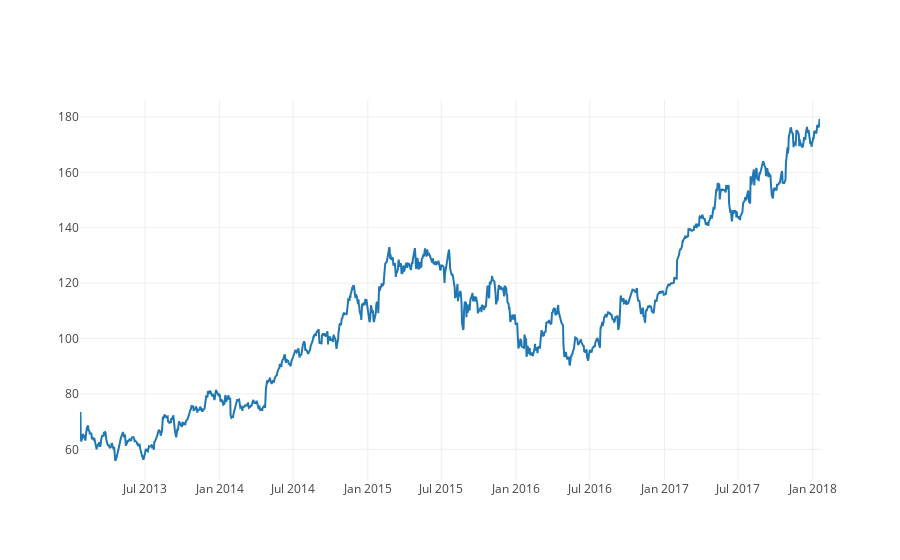

The notebook cell saved with this chart:
### Markdown cell above
##### Plotting timeseries plot for date and closing value

### Code cell
trace_close = go.Scatter(x = stock_data.Date,
                         y = stock_data.Close,
                         name = 'Stock Close')

data = [trace_close]

offline.iplot(data)

### Figure 1 — Plotly figure (JSON) as saved in the notebook; plotly's stock layout.template omitted (floating-point values rounded to 4 significant figures; data arrays with more than 128 entries replaced by an {"elided": "..."} marker saying what was removed)
{"data": [{"name": "Stock Close", "type": "scatter", "uid": "d6f1bb3e-ac64-4e7a-bccc-e8a85bb8bfef", "x": {"elided": "1259 str values"}, "y": {"elided": "1259 float values"}}], "layout": {}}
